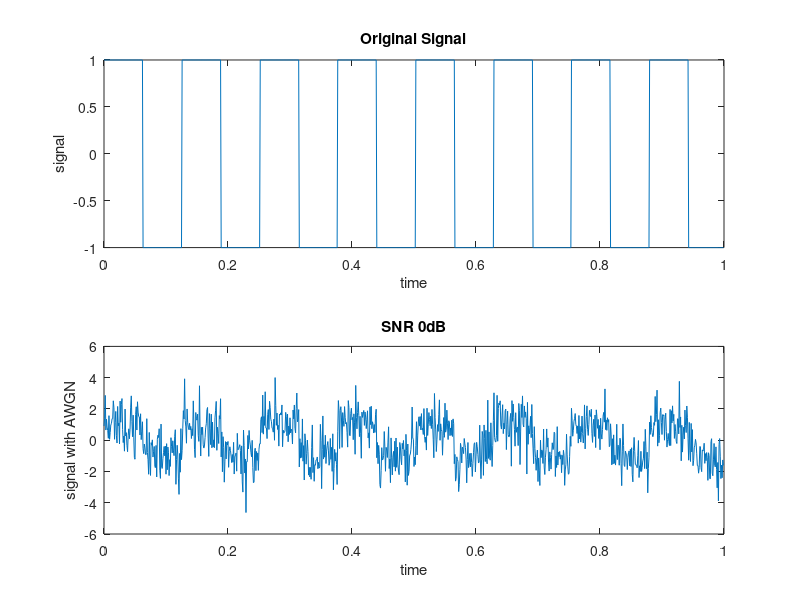

MATLAB code to generate this figure:
clc;
clear all;
close all;

%Parameters
Fs=1000; %sampling frequency
T=1;     %signal duration
t=0:1/Fs:T-1/Fs; %Time Vector

%Signal generation
signal= square(t*50)

%Noise Generation
SNR_dB=0;
noise_power= var(signal)/(10^(SNR_dB/10));
noise= sqrt(noise_power)* randn(size(t));

%Add noise to signal
noisy_signal1= signal+noise;
noisy_signal2= awgn(signal,SNR_dB);

subplot(2,1,1);
plot(t,signal);
title('Original Signal');
xlabel('time');
ylabel('signal');
subplot(2,1,2);
plot(t,noisy_signal1);
title('SNR 0dB');
xlabel('time');
ylabel('signal with AWGN');